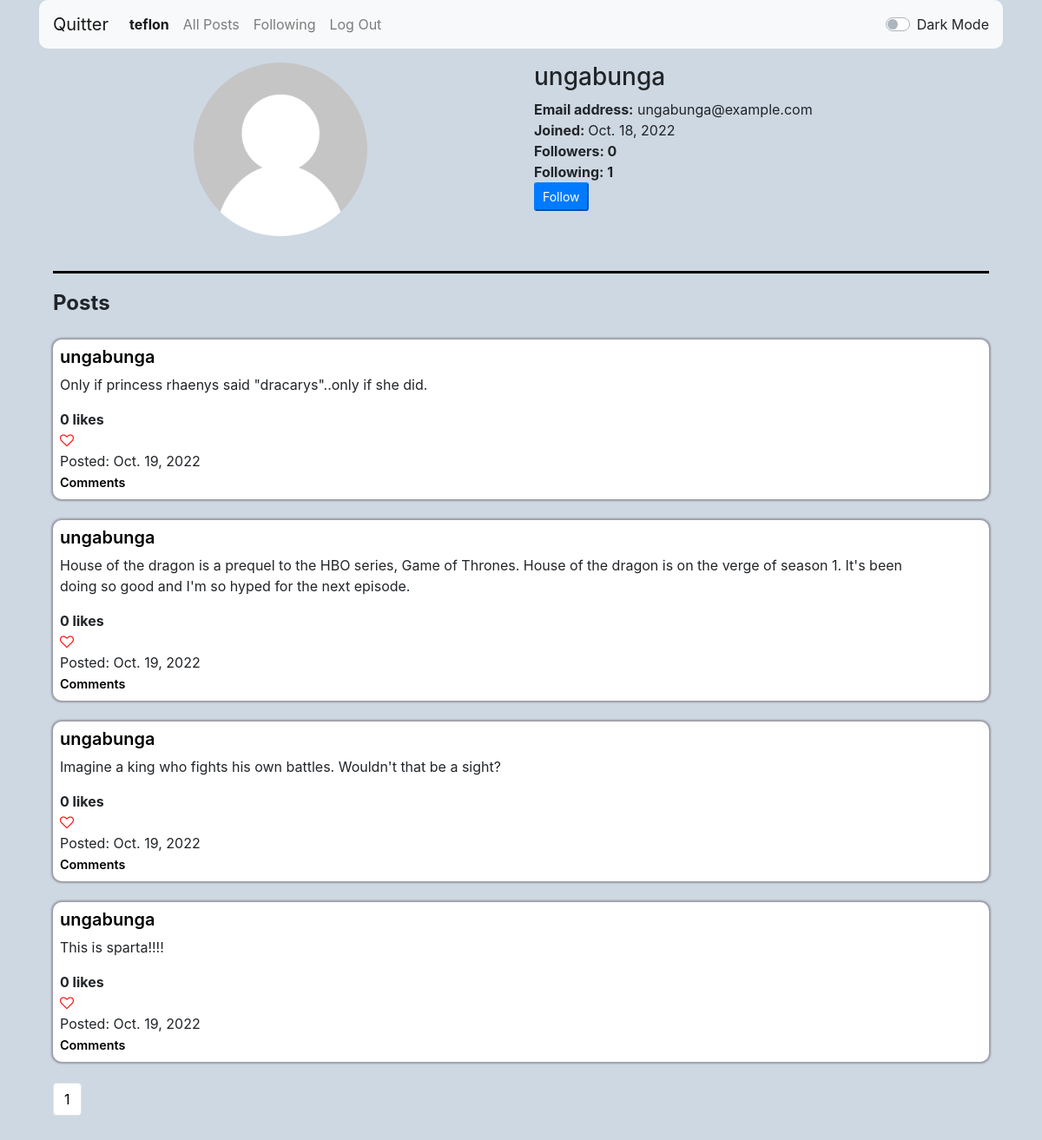
The page /profile/ungabunga (signed in) on the database as committed earlier.
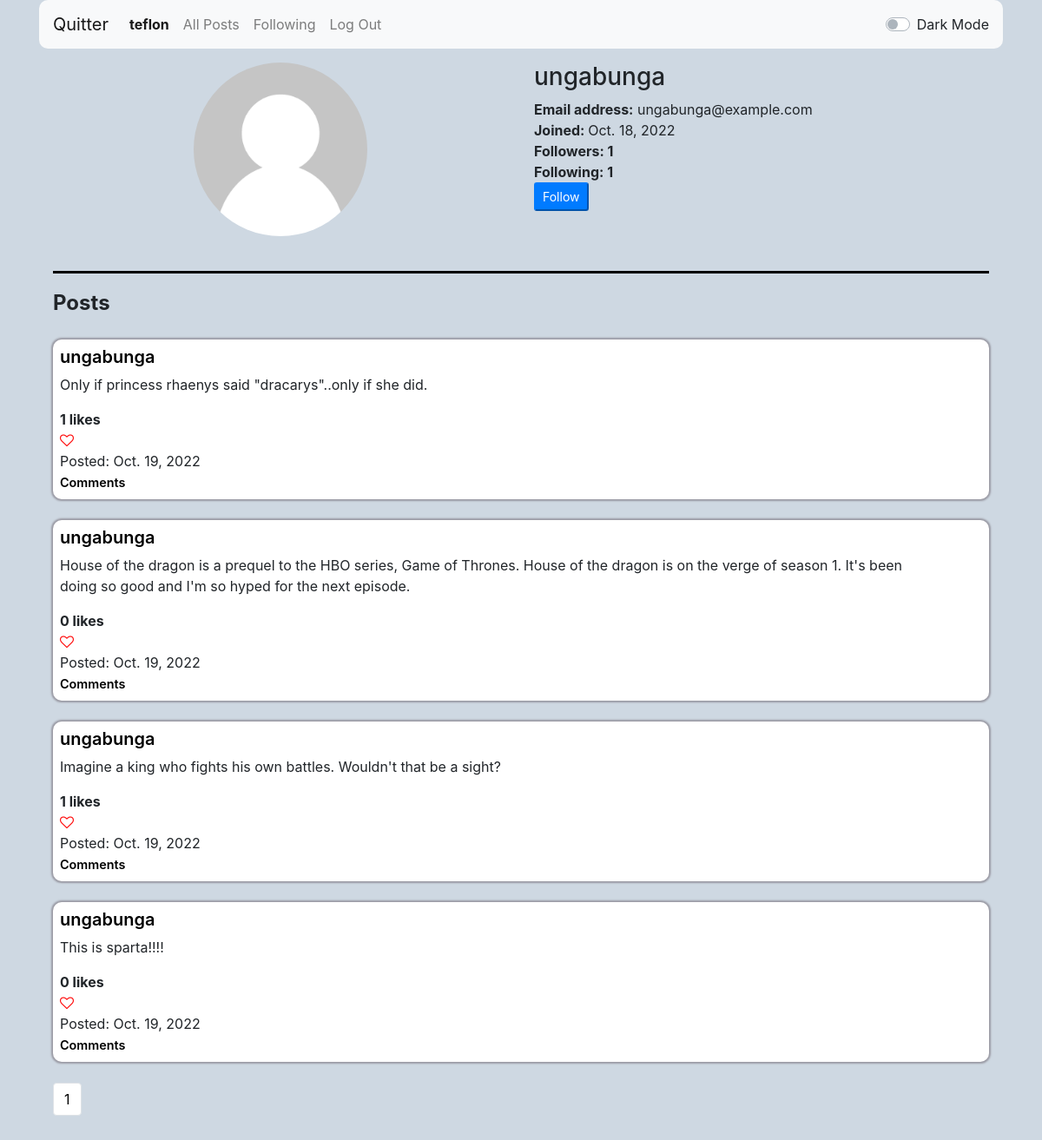
The same page on the database as committed later.
### network/models.py (models this page shows)
class User(AbstractUser):
    followers = models.ManyToManyField('self', blank=True, related_name="following", symmetrical=False)
    avatar = models.ImageField(null=True, blank=True, upload_to="images/")
    bio = models.TextField(null=True, blank=True, max_length=264)
    nationality = models.CharField(null=True, blank=True, max_length=64)

class Post(models.Model):
    post = models.TextField()
    creator = models.CharField(max_length=64, blank=False)
    created = models.DateField(auto_now_add=False, auto_now=False, default=timezone.now)
    likes_count = models.PositiveIntegerField(default=0)
    likes = models.ManyToManyField(User, blank=True, related_name="likes")

### network/views.py (the view)
# urls.py: path("profile/<str:username>", views.profile, name="profile"),
def profile(request, username):
    profile_user = User.objects.filter(username=username)[0]
    posts = Post.objects.filter(creator=username).order_by('-id')
    if request.user.is_authenticated:
        current_user = request.user.username
    try:
        user = User.objects.filter(username=current_user).values().get()
        id = user["id"]
        posts_lbtcu = Post.objects.filter(likes=id).values() # lbtcu = liked by the current user.
        posts_lbtcu_id = []
        for post in posts_lbtcu:
            posts_lbtcu_id.append(post["id"])
    except UnboundLocalError:
        posts_lbtcu_id = None
    paginator = Paginator(posts, 10)
    page_number = request.GET.get('page')
    page_obj = paginator.get_page(page_number)
    return render(request, "network/profile.html", {
        "profile_user" : profile_user,
        "posts" : posts,
        "page_obj" : page_obj,
        "posts_lbtcu_id" : posts_lbtcu_id,
    })

### network/templates/network/profile.html (shortened to what this page needs)
{% extends "network/layout.html" %}
{% block body %}
    <div class="row">
        <div class="col-lg-6">
            <div class="circular--landscape">
                {% if not profile_user.avatar %}
                    <img src="/images/default-user-image.png" style="margin-left: 0">
                {% else %}
                    <img src="/{{ profile_user.avatar }}">
                {% endif %}
            </div>
            <br>
        </div>
        <div class="col-lg-6">
            <h3>{{ profile_user.username }}</h3>
            <strong>Email address:</strong> {{ profile_user.email }}
            <br>
            <strong>Joined: </strong> {{ profile_user.date_joined.date }}
            <br>
            <strong>Followers: {{ profile_user.followers.count }}</strong>
            <br>
            <strong>Following: {{ profile_user.following.count }}</strong>
            <br>
            {% if user.is_authenticated %}
            {% if user.username != profile_user.username %}
                {% if user in profile_user.followers.all %}
                    <form action="{% url 'follow_toggle' profile_user.username %}" method="POST">
                        {% csrf_token %}
                        <button class="btn-sm btn-primary">Unfollow</button>
                    </form>
                {% else %}
                    <form action="{% url 'follow_toggle' profile_user.username %}" method="POST">
                        <button class="btn-sm btn-primary">Follow</button>
                    </form>
                {% endif %}
            {% endif %}
        {% endif %}
        </div>
    </div>
    <hr class="hr_light" id="hr">
    {% if not page_obj %}
        <strong style="font-size: 1.5rem">No posts yet.</strong>
    {% else %}
        <strong style="font-size: 1.5rem">Posts</strong>
        <br>
        <br>
        {% for post in page_obj %}
        <div class="eachpost" id="post_box">
            <div class="row">
                <div class="col-lg-11">
                    <h5><a class="link_light link_class" href="{% url 'profile' post.creator %}">{{ post.creator }}</a></h5>
                    <div id="{{post.id}}">
                        <p style="white-space: pre-wrap;">{{ post.post }}</p>
                        <strong>{{ post.likes_count }} likes</strong>
                    </div>
                    {% if user.is_authenticated %}
                        {% if post.id in posts_lbtcu_id %}
                            <span data-post_id="{{post.id}}" class="like_button"><i id="heart_btn" data-post_id="{{post.id}}" class="fa fa-heart" style="font-size:16px; color:rgb(255, 9, 9)"></i></span>
                        {% else %}
                            <span data-post_id="{{post.id}}" class="like_button"><i id="heart_btn" data-post_id="{{post.id}}" class="fa fa-heart-o" style="font-size:16px; color:rgb(255, 9, 9)"></i></span>
                        {% endif %}
                    <br>
                    {% endif %}
                    Posted: {{ post.created }}
                    <br>
                        <a class="link_light small_link link_class" href="{% url 'comments' post.id %}">Comments</a>
                    <br>
                </div>
                <div class="col-lg-1">
                </div>
            </div>
        </div>
        <br>
        {% endfor %}
        <nav aria-label="Page navigation example">
            <ul class="pagination">
                    <li class="page-item"><a class="page-link pagination_light" href="?page={{page_obj.number}}">{{ page_obj.number }}</a></li>
            </ul>
        </nav>
    {% endif %}
{% endblock %}

Rows that differ between the two databases and show on the page:
computed for User "ungabunga": followers.count "0" → "1"
changed Post "Only if princess rhaenys said \"dracarys\"..only if she did.": likes_count "0" → "1"
changed Post "Imagine a king who fights his own battles. Wouldn't that be a sight?": likes_count "0" → "1"
